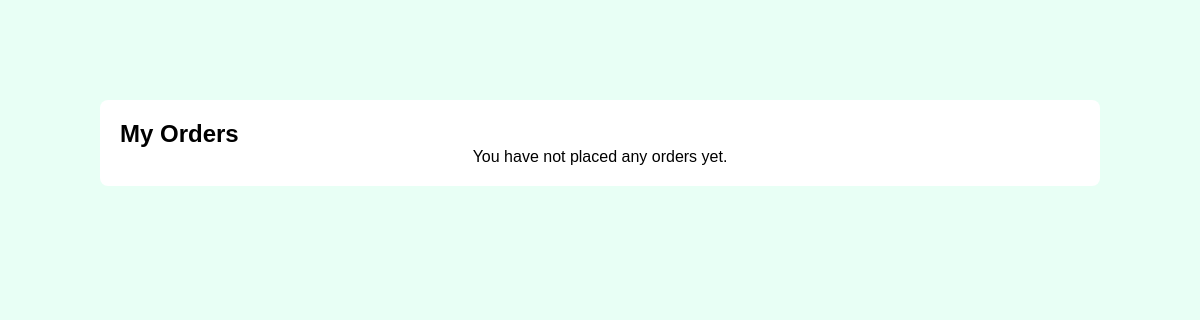
/my_orders.php (signed in), run on an earlier commit of the app's database.
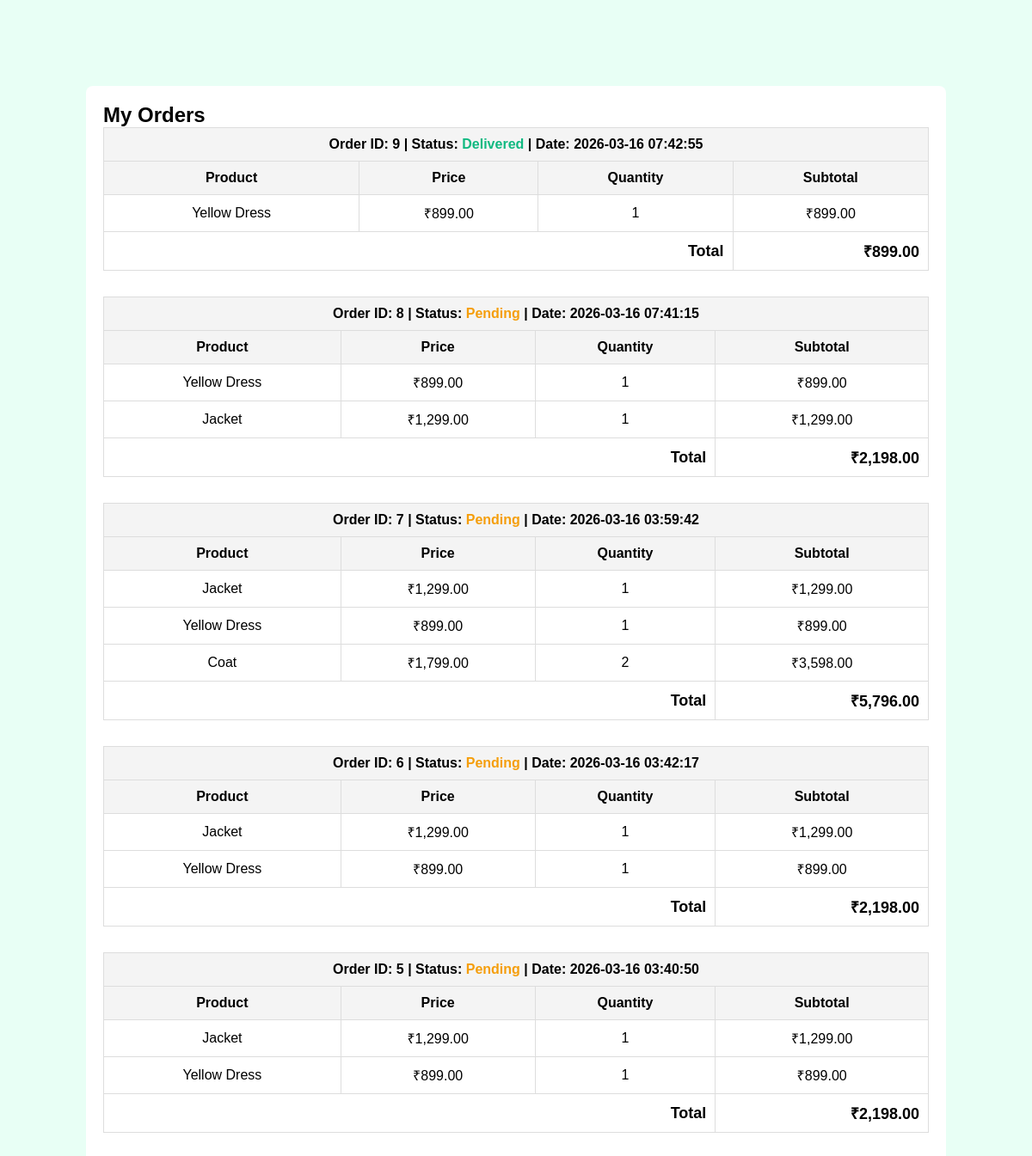
And on a later commit of the database.
### tables this page shows
CREATE TABLE `order_items` (
  `item_id` int(11) NOT NULL,
  `order_id` int(11) NOT NULL,
  `product_id` int(11) NOT NULL,
  `quantity` int(11) NOT NULL,
  `price` decimal(10,2) NOT NULL,
  `created_at` timestamp NOT NULL DEFAULT current_timestamp()
);

CREATE TABLE `orders` (
  `order_id` int(11) NOT NULL,
  `user_id` int(11) NOT NULL,
  `total_price` decimal(10,2) NOT NULL,
  `order_status` varchar(50) DEFAULT 'Pending',
  `order_date` timestamp NOT NULL DEFAULT current_timestamp()
);

CREATE TABLE `products` (
  `id` int(11) NOT NULL,
  `product_name` varchar(255) DEFAULT NULL,
  `price` decimal(10,2) DEFAULT NULL,
  `image` varchar(255) DEFAULT NULL,
  `description` text DEFAULT NULL
);

### my_orders.php (the view, shortened to what this page needs)
<?php
include('db.php');
$user_id = $_SESSION['user_id'];
$sql = "SELECT o.order_id, o.order_status, o.order_date,
               p.product_name, p.price, oi.quantity
        FROM orders o
        JOIN order_items oi ON o.order_id = oi.order_id
        JOIN products p ON oi.product_id = p.id
        WHERE o.user_id = $user_id
        ORDER BY o.order_date DESC";
$result = mysqli_query($conn, $sql);
$order_totals = [];
while($row_temp = mysqli_fetch_assoc($result)) {
    $order_totals[$row_temp['order_id']][] = $row_temp;
}
?>
<!DOCTYPE html>
<html>
<head>
    <link rel="stylesheet" href="style.css">
</head>
<body>
<div class="orders-container">
    <h2>My Orders</h2>
    <?php foreach($order_totals as $order_id => $items): ?>
        <table>
            <tr>
                <th colspan="6">Order ID: <?= $order_id ?> | Status:
                    <span class="status-<?= $items[0]['order_status'] ?>">
                        <?= $items[0]['order_status'] ?>
                   </span>
                    | Date: <?= $items[0]['order_date'] ?>
                </th>
            </tr>
            <tr>
                <th>Product</th>
                <th>Price</th>
                <th>Quantity</th>
                <th>Subtotal</th>
            </tr>
            <?php $total = 0; ?>
            <?php foreach($items as $row): ?>
                <?php $subtotal = $row['price'] * $row['quantity']; ?>
                <?php $total += $subtotal; ?>
                <tr>
                    <td><?= $row['product_name'] ?></td>
                    <td>₹<?= number_format($row['price'],2) ?></td>
                    <td><?= $row['quantity'] ?></td>
                    <td>₹<?= number_format($subtotal,2) ?></td>
                </tr>
            <?php endforeach; ?>
            <tr>
                <td colspan="3" class="order-total">Total</td>
                <td class="order-total">₹<?= number_format($total,2) ?></td>
            </tr>
        </table>
    <?php endforeach; ?>
    <?php if(empty($order_totals)): ?>
        <p style="text-align:center;">You have not placed any orders yet.</p>
    <?php endif; ?>
</div>
</body>
</html>

### style.css (style rules this page uses)
* { padding: 0; margin: 0; box-sizing: border-box; }
body { font-family: 'Poppins', sans-serif; margin: 0; padding-top: 70px; background: #e8fff5; }

### my_orders.php (style rules this page uses)
.orders-container { max-width: 1000px; margin: 30px auto; background: #fff; padding: 20px; border-radius: 8px; }
table { width: 100%; border-collapse: collapse; margin-bottom: 30px; }
th, td { padding: 10px; text-align: center; border: 1px solid #ddd; }
th { background: #f4f4f4; }
.status-Pending { color: #f59e0b; font-weight: bold; }
.status-Delivered { color: #10b981; font-weight: bold; }
.order-total { text-align: right; font-weight: bold; font-size: 18px; }

What changed in the data, as far as the page shows it:
added order_items: order_id "9", order.order_status "Delivered", order.order_date "2026-03-16 07:42:55", product.product_name "Yellow Dress", product.price "899.00", quantity "1", total "899.00"
added order_items: order_id "8", order.order_status "Pending", order.order_date "2026-03-16 07:41:15", product.product_name "Yellow Dress", product.price "899.00", quantity "1", total "2,198.00"
added order_items: product.product_name "Jacket", product.price "1,299.00", quantity "1", subtotal "1,299.00", shown under "8"
added order_items: order_id "7", order.order_status "Pending", order.order_date "2026-03-16 03:59:42", product.product_name "Jacket", product.price "1,299.00", quantity "1", subtotal "1,299.00", total "5,796.00"
added order_items: product.product_name "Yellow Dress", product.price "899.00", quantity "1", shown under "7"
added order_items: product.product_name "Coat", product.price "1,799.00", quantity "2", subtotal "3,598.00", shown under "7"
added order_items: order_id "6", order.order_status "Pending", order.order_date "2026-03-16 03:42:17", product.product_name "Jacket", product.price "1,299.00", quantity "1", subtotal "1,299.00", total "2,198.00"
added order_items: product.product_name "Yellow Dress", product.price "899.00", quantity "1", shown under "6"
added order_items: order_id "5", order.order_status "Pending", order.order_date "2026-03-16 03:40:50", product.product_name "Jacket", product.price "1,299.00", quantity "1", subtotal "1,299.00", total "2,198.00"
added order_items: product.product_name "Yellow Dress", product.price "899.00", quantity "1", shown under "5"
Also different on the page:
text no longer shown: "You have not placed any orders yet."
